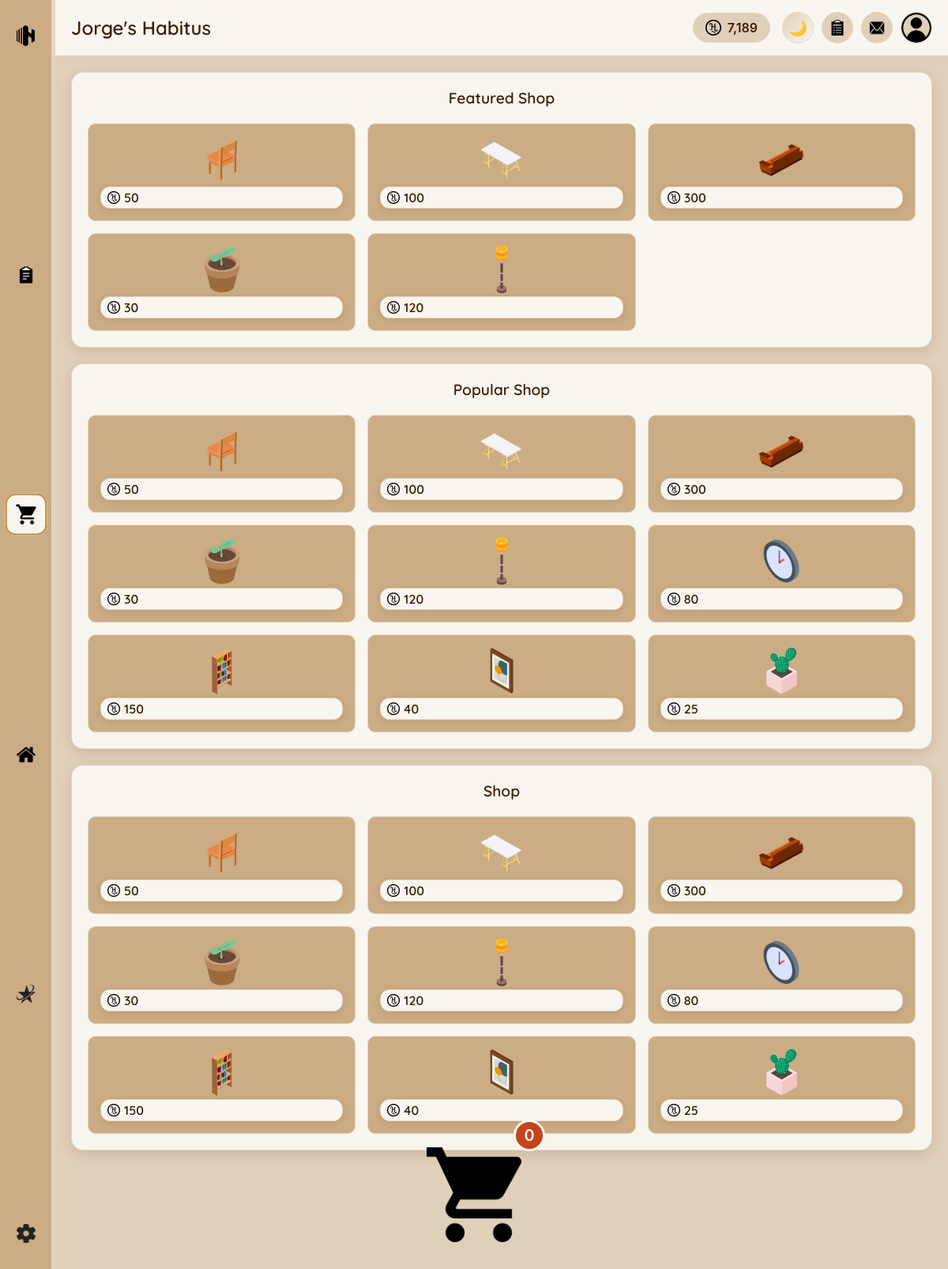
Page /pages/shop.php (signed in) on the committed database.
### tables this page shows
CREATE TABLE `users` (
  `id` int(11) NOT NULL,
  `username` varchar(50) NOT NULL,
  `email` varchar(100) NOT NULL,
  `password` varchar(255) NOT NULL,
  `hcoin` int(11) DEFAULT 0,
  `subscription_type` enum('free','adfree','premium') DEFAULT 'free',
  `subscription_expires` datetime DEFAULT NULL,
  `theme` varchar(20) DEFAULT 'light',
  `language` varchar(10) DEFAULT 'en',
  `created_at` timestamp NULL DEFAULT current_timestamp(),
  `last_login` timestamp NULL DEFAULT NULL,
  `stripe_customer_id` varchar(255) DEFAULT NULL,
  `stripe_subscription_id` varchar(255) DEFAULT NULL,
  `last_payment_intent` varchar(255) DEFAULT NULL,
  `payment_method_id` varchar(255) DEFAULT NULL,
  `payment_failures` int(11) DEFAULT 0,
  `last_payment_failure` datetime DEFAULT NULL,
  `subscription_created_at` timestamp NULL DEFAULT NULL COMMENT 'When subscription was first created',
  `subscription_updated_at` timestamp NULL DEFAULT NULL ON UPDATE current_timestamp() COMMENT 'Last subscription update',
  `demo_subscription_plan` enum('adfree','premium') DEFAULT NULL,
  `demo_subscription_date` timestamp NULL DEFAULT NULL,
  `profile_picture` varchar(255) DEFAULT 'images/icons/profile-icon.webp',
  `preferred_language` varchar(5) DEFAULT 'en',
  `timezone` varchar(50) DEFAULT 'UTC'
);

CREATE TABLE `shop_items` (
  `id` int(11) NOT NULL,
  `category_id` int(11) NOT NULL,
  `name` varchar(100) NOT NULL,
  `description` text DEFAULT NULL,
  `image_path` varchar(255) DEFAULT NULL,
  `rotation_variants` longtext DEFAULT NULL CHECK (json_valid(`rotation_variants`)),
  `price` int(11) NOT NULL,
  `rarity` enum('common','uncommon','rare','epic','legendary') DEFAULT 'common',
  `grid_width` int(11) DEFAULT 1,
  `grid_height` int(11) DEFAULT 1,
  `allowed_surfaces` varchar(100) DEFAULT 'floor',
  `is_featured` tinyint(1) DEFAULT 0,
  `is_available` tinyint(1) DEFAULT 1,
  `created_at` timestamp NULL DEFAULT current_timestamp()
);

### php/include/functions.php (called while the page is built, shortened)
<?php
function getUserData($userId) {
    global $conn;
    $sql = "SELECT * FROM users WHERE id = ?";
    $stmt = $conn->prepare($sql);
    $stmt->execute([$userId]);
    if ($stmt->rowCount() > 0) {
        $userData = $stmt->fetch();
        return $userData;
    }
    return [];
}

### pages/shop.php (the view, shortened to what this page needs)
<?php
require_once '../php/include/db_connect.php';
require_once '../php/include/functions.php';
$userData = getUserData($_SESSION['user_id']);
$userHCoins = $userData['hcoin'];
$userHabitusName = $userData['username'] . "'s Habitus";
$currentLanguage = $userData['language'] ?? 'en';
$currentTheme = $userData['theme'] ?? 'light';
$query = "SELECT si.*, ic.name as category_name
         FROM shop_items si
         JOIN item_categories ic ON si.category_id = ic.id
         WHERE si.is_available = 1";
$params = [];
$query .= " ORDER BY si.is_featured DESC, si.created_at DESC";
$stmt = $conn->prepare($query);
$stmt->execute($params);
$shopItems = $stmt->fetchAll();
?>
<!DOCTYPE html>
<html lang="<?php echo $currentLanguage; ?>" data-theme="<?php echo $currentTheme; ?>">
<head>
    <link rel="stylesheet" href="../css/themes/<?php echo $currentTheme; ?>.css" id="theme-stylesheet">
    <link rel="stylesheet" href="../css/main.css">
    <link rel="stylesheet" href="../css/components/sidebar.css">
    <link rel="stylesheet" href="../css/components/header.css">
    <link rel="stylesheet" href="../css/components/scrollbar.css">
    <link rel="stylesheet" href="../css/pages/shop.css">
</head>
<body class="theme-<?php echo $currentTheme; ?>">
    <div class="main-container">
        <?php include '../php/include/sidebar.php'; ?>
        <div class="content-container">
            <?php include '../php/include/header.php'; ?>
            <div class="shop-content">
                <div class="shop-sections">
                    <div class="shop-section">
                        <h2 translate="yes">Featured Shop</h2>
                        <div class="shop-grid">
                            <?php
                            $featuredItems = array_filter($shopItems, function($item) {
                                return $item['is_featured'] == 1;
                            });
                            $featuredItems = array_slice($featuredItems, 0, 9);
                            foreach ($featuredItems as $item):
                            ?>
                                <div class="shop-item" onclick="addToCart(<?php echo $item['id']; ?>, '<?php echo htmlspecialchars($item['name']); ?>', <?php echo $item['price']; ?>, '<?php echo $item['image_path']; ?>', this)">
                                    <img src="../<?php echo $item['image_path']; ?>" alt="<?php echo htmlspecialchars($item['name']); ?>">
                                    <div class="shop-item-price">
                                        <img src="../images/icons/hcoin-icon.webp" alt="HCoin">
                                        <span><?php echo number_format($item['price']); ?></span>
                                    </div>
                                </div>
                            <?php endforeach; ?>
                        </div>
                    </div>
                    <div class="shop-section">
                        <h2>Popular Shop</h2>
                        <div class="shop-grid">
                            <?php
                            $popularItems = array_slice($shopItems, 0, 9);
                            foreach ($popularItems as $item):
                            ?>
                                <div class="shop-item" onclick="addToCart(<?php echo $item['id']; ?>, '<?php echo htmlspecialchars($item['name']); ?>', <?php echo $item['price']; ?>, '<?php echo $item['image_path']; ?>', this)">
                                    <img src="../<?php echo $item['image_path']; ?>" alt="<?php echo htmlspecialchars($item['name']); ?>">
                                    <div class="shop-item-price">
                                        <img src="../images/icons/hcoin-icon.webp" alt="HCoin">
                                        <span><?php echo number_format($item['price']); ?></span>
                                    </div>
                                </div>
                            <?php endforeach; ?>
                        </div>
                    </div>
                    <div class="shop-section">
                        <h2 translate="yes">Shop</h2>
                        <div class="shop-grid">
                            <?php
                            $allItems = array_slice($shopItems, 0, 9);
                            foreach ($allItems as $item):
                            ?>
                                <div class="shop-item" onclick="addToCart(<?php echo $item['id']; ?>, '<?php echo htmlspecialchars($item['name']); ?>', <?php echo $item['price']; ?>, '<?php echo $item['image_path']; ?>', this)">
                                    <img src="../<?php echo $item['image_path']; ?>" alt="<?php echo htmlspecialchars($item['name']); ?>">
                                    <div class="shop-item-price">
                                        <img src="../images/icons/hcoin-icon.webp" alt="HCoin">
                                        <span><?php echo number_format($item['price']); ?></span>
                                    </div>
                                </div>
                            <?php endforeach; ?>
                        </div>
                    </div>
                </div>
                <div class="bottom-cart" id="bottom-cart">
                    <div class="cart-icon-wrapper" onclick="toggleCart()">
                        <img src="../images/icons/cart-icon.webp" alt="Cart">
                        <span class="cart-badge" id="cart-badge">0</span>
                    </div>
                </div>
            </div>
        </div>
    </div>
</body>
</html>

### php/include/header.php (shortened to what this page needs)
<header class="main-header">
    <div class="user-info">
        <h1 class="habitus-name"><?php echo htmlspecialchars($userHabitusName); ?></h1>
    </div>
    <div class="user-actions">
        <div class="hcoin-balance">
            <img src="../images/icons/hcoin-icon.webp" alt="HCoin">
            <span><?php echo number_format($userHCoins); ?></span>
        </div>
        <button class="theme-toggle-button enhanced" onclick="toggleTheme()" title="Toggle Theme">
            <div class="theme-toggle-inner">
                <span class="moon-icon">🌙</span>
            </div>
        </button>
        <a href="survey.php" class="survey-button" title="Improve with feedback">
            <img src="../images/icons/survey-icon.webp" alt="Survey">
        </a>
        <div class="messages-button" id="messages-toggle" title="Notifications">
            <img src="../images/icons/messages-icon.webp" alt="Messages">
        </div>
        <a href="settings.php" class="profile-button" title="Profile settings">
            <?php
            $profilePic = $userData['profile_picture'] ?? 'uploads/profile-icon.webp';
            if (strpos($profilePic, 'http') === 0) {
                $profileUrl = $profilePic;
            } else if (strpos($profilePic, '/') === 0) {
                $profileUrl = $profilePic;
            } else if (strpos($profilePic, 'uploads/') === 0) {
                $profileUrl = '/' . $profilePic;
            } else {
                $profileUrl = '../' . $profilePic;
            }
            ?>
            <img src="<?php echo htmlspecialchars($profileUrl); ?>"
                 alt="Profile Picture"
                 onerror="this.src='../uploads/profile-icon.webp'">
        </a>
    </div>
</header>

### css/themes/light.css (style rules this page uses)
html[data-theme="light"]:root, html[data-theme="light"] { --primary: #3e1e04; --primary-light: #6a3005; --secondary: #965015; --accent: #c4923e; --bg-primary: #e0cfb9; --bg-secondary: #cbac85; --bg-panel: #f9f6f0; --text-primary: #3e1e04; --text-secondary: #6a3005; --border-primary: #e6d5c0; --success: #965015; --error: #c4441a; --warning: #c4923e; --info: #6a3005; --shadow: rgba(62, 30, 4, 0.12); --btn-bg: #3e1e04; --btn-text: #f9f6f0; --input-bg: #f9f6f0; --input-text: #3e1e04; --tooltip-bg: rgba(62, 30, 4, 0.9); --benefits: #098200; }
html[data-theme="light"] body { background-color: var(--bg-primary); color: var(--text-primary); }
html[data-theme="light"] .main-header { background-color: var(--bg-panel); border-color: var(--border-primary); color: var(--text-primary); box-shadow: 0 1px 3px var(--shadow); }
html[data-theme="light"] .content-container { background-color: var(--bg-primary); }
html[data-theme="light"] .dashboard-content, html[data-theme="light"] .tasks-content, html[data-theme="light"] .settings-content, html[data-theme="light"] .shop-content, html[data-theme="light"] .habitus-content, html[data-theme="light"] .subscription-content { background-color: var(--bg-primary); }
html[data-theme="light"] a { color: var(--accent); }

### css/main.css (style rules this page uses)
html[data-theme] { transition: none; }
html[data-theme] * { transition: background-color 0.3s ease, color 0.3s ease, border-color 0.3s ease, box-shadow 0.3s ease; }
* { box-sizing: border-box; margin: 0; padding: 0; transition: background-color 0.3s ease, color 0.3s ease, border-color 0.3s ease; }
body { font-family: 'Poppins', -apple-system, BlinkMacSystemFont, sans-serif; background-color: var(--bg-primary); color: var(--text-primary); overflow-x: hidden; }
.main-container { display: flex; height: 100vh; width: 100%; overflow: hidden; }
.content-container { flex: 1; display: flex; flex-direction: column; overflow: hidden; }
a { text-decoration: none; color: var(--accent); transition: color 0.3s; }
button { transition: all 0.3s ease; }

### css/components/scrollbar.css (style rules this page uses)
html:not(.index-page) { scrollbar-width: thin; scrollbar-color: var(--border-primary) var(--bg-panel); }
.content-container { flex: 1; display: flex; flex-direction: column; overflow: hidden; }
.tasks-content, .shop-content, .habitus-content, .dashboard-content, .settings-content, .profile-content, .subscription-content { flex: 1; overflow-y: auto; scrollbar-width: thin; scrollbar-color: var(--border-primary) var(--bg-panel); }

### css/pages/shop.css (style rules this page uses)
.shop-content { flex: 1; padding: 20px; padding-bottom: 120px; background-color: var(--bg-primary); overflow-y: auto; }
.shop-sections { display: flex; gap: 20px; margin-bottom: 30px; }
.shop-section { flex: 1; background: var(--bg-panel); border-radius: 15px; padding: 20px; box-shadow: 0 5px 15px var(--shadow); border: 1px solid var(--border-primary); }
.shop-section h2 { text-align: center; margin-bottom: 20px; font-size: 1.2rem; color: var(--text-primary); font-family: 'Quicksand', sans-serif; font-weight: 600; }
.shop-grid { display: grid; grid-template-columns: repeat(3, 1fr); gap: 15px; }
.shop-item { background-color: var(--bg-secondary); border-radius: 10px; padding: 15px; text-align: center; cursor: pointer; transition: all 0.2s; position: relative; border: 1px solid var(--border-primary); }
.shop-item img { width: 60px; height: 60px; object-fit: contain; }
.shop-item-price { background-color: var(--bg-panel); border-radius: 12px; padding: 3px 8px; display: flex; align-items: center; border: 1px solid var(--border-primary); backdrop-filter: blur(10px); box-shadow: 0 2px 8px var(--shadow); gap: 5px; }
.shop-item-price img { width: 1rem; height: 1rem; }
.shop-item-price span { font-size: 1rem; font-weight: 600; color: var(--text-primary); font-family: 'Quicksand', sans-serif; }
.bottom-cart { position: fixed; bottom: 30px; left: 50%; transform: translateX(-50%); z-index: 1000; }
.cart-icon-wrapper { cursor: pointer; transition: transform 0.3s; }
.cart-icon-wrapper img { width: 120px; height: 120px; filter: brightness(10); }
.cart-badge { position: absolute; top: -35px; right: -30px; background: var(--error); color: var(--btn-text); width: 40px; height: 40px; border-radius: 50%; display: flex; align-items: center; justify-content: center; font-size: 1.25rem; font-weight: 600; border: 3px solid var(--bg-panel); }
@media (max-width: 1200px) { .shop-sections { flex-direction: column; } }
@media (max-width: 1200px) { .shop-section { width: 100%; } }

### rows in the picture
users: userHabitusName "Jorge's Habitus", userHCoins "7,189"
shop_items: image_path (picture), price "50"
shop_items: image_path (picture), price "100"
shop_items: image_path (picture), price "300"
shop_items: image_path (picture), price "30"
shop_items: image_path (picture), price "120"
shop_items: image_path (picture), price "80"
shop_items: image_path (picture), price "150"
shop_items: image_path (picture), price "40"
shop_items: image_path (picture), price "25"
